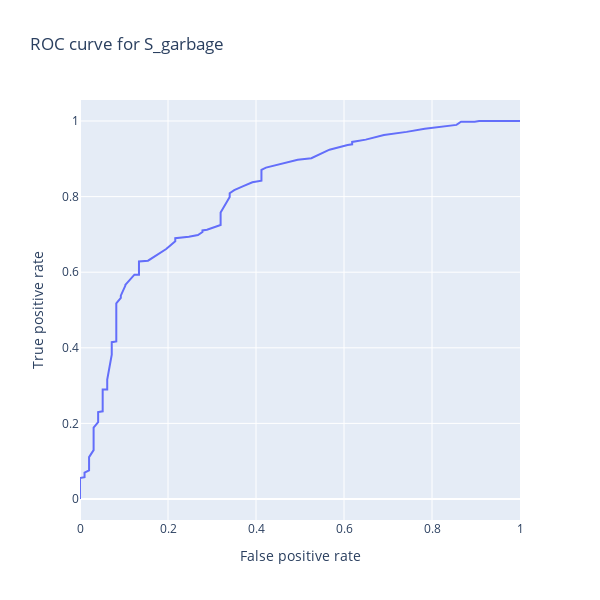

The code cell stored with this chart in its notebook:
### Markdown cell above
This is a binary value, which tells us if we use garbage collection. In this case, we can use a classification algorithm and see how easily we can predict this value.

### Code cell
from sklearn.ensemble import GradientBoostingClassifier
def plot_AUC_curve(model, survey_targets):
    fig = go.Figure()
    for target in survey_targets:
        model.fit(df_census_train, df_survey_train[target])
        prediction = model.predict(df_census_test)
        fpr, tpr, thresholds = roc_curve(df_survey_test[target], prediction)
        auc_metric = roc_auc_score(df_survey_test[target], prediction)
    print(f'The Area Under ROC curve is {auc_metric}')
    label_dict = {'x':'False positive rate', 'y':'True positive rate'}
    fig = px.line(x=fpr, y=tpr, width=600, height=600, title=f'ROC curve for {target}', labels=label_dict)
    fig.show()
plot_AUC_curve(GradientBoostingRegressor(), ['S_garbage'])

### Figure 1 — Plotly figure (JSON) as saved in the notebook; plotly's stock layout.template omitted (floating-point values rounded to 4 significant figures)
{"data": [{"hovertemplate": "False positive rate=%{x}<br>True positive rate=%{y}<extra></extra>", "legendgroup": "", "line": {"color": "#636efa", "dash": "solid"}, "mode": "lines", "name": "", "orientation": "v", "showlegend": false, "type": "scatter", "x": [0, 0, 0, 0, 0, 0, 0.01031, 0.01031, 0.01031, 0.02062, 0.02062, 0.02062, 0.03093, 0.03093, 0.03093, 0.03093, 0.03093, 0.03093, 0.04124, 0.04124, 0.04124, 0.04124, 0.05155, 0.05155, 0.05155, 0.06186, 0.06186, 0.06186, 0.06186, 0.07216, 0.07216, 0.07216, 0.07216, 0.08247, 0.08247, 0.08247, 0.08247, 0.08247, 0.08247, 0.08247, 0.08247, 0.09278, 0.09278, 0.09278, 0.1031, 0.1031, 0.1237, 0.134, 0.134, 0.134, 0.134, 0.134, 0.134, 0.1546, 0.1959, 0.2165, 0.2165, 0.2474, 0.268, 0.2784, 0.2784, 0.2887, 0.3196, 0.3196, 0.3402, 0.3402, 0.3505, 0.3711, 0.3918, 0.3918, 0.4124, 0.4124, 0.4124, 0.4227, 0.4845, 0.4948, 0.5258, 0.5464, 0.567, 0.6082, 0.6186, 0.6186, 0.6186, 0.6495, 0.6907, 0.7423, 0.7835, 0.8557, 0.866, 0.8969, 0.9072, 0.9278, 0.9485, 0.9897, 1], "xaxis": "x", "y": [0, 0.004107, 0.008214, 0.01437, 0.01848, 0.05544, 0.05749, 0.0616, 0.06982, 0.07598, 0.08214, 0.1109, 0.1294, 0.1458, 0.154, 0.1561, 0.1643, 0.1889, 0.2033, 0.2115, 0.2136, 0.23, 0.232, 0.2341, 0.2895, 0.2895, 0.2936, 0.308, 0.3162, 0.3819, 0.4004, 0.4127, 0.4148, 0.4168, 0.423, 0.4374, 0.4415, 0.4949, 0.5031, 0.5113, 0.5175, 0.5318, 0.5339, 0.538, 0.5647, 0.5667, 0.5934, 0.5934, 0.6016, 0.6078, 0.616, 0.6181, 0.6283, 0.6304, 0.6612, 0.6817, 0.6899, 0.694, 0.6982, 0.7064, 0.7105, 0.7125, 0.7248, 0.7577, 0.7988, 0.809, 0.8172, 0.8275, 0.8357, 0.8378, 0.8419, 0.8604, 0.8706, 0.8768, 0.8953, 0.8973, 0.9014, 0.9138, 0.924, 0.9363, 0.9384, 0.9405, 0.9446, 0.9507, 0.963, 0.9713, 0.9795, 0.9897, 0.9979, 0.9979, 1, 1, 1, 1, 1], "yaxis": "y"}], "layout": {"height": 600, "legend": {"tracegroupgap": 0}, "title": {"text": "ROC curve for S_garbage"}, "width": 600, "xaxis": {"anchor": "y", "domain": [0, 1], "title": {"text": "False positive rate"}}, "yaxis": {"anchor": "x", "domain": [0, 1], "title": {"text": "True positive rate"}}}}
